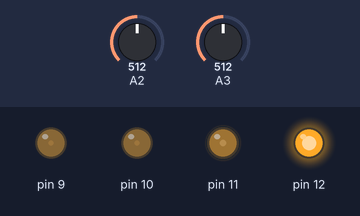
The sketch below on a simulated Arduino Uno, built with avr-gcc and run on an emulated ATmega328P. Parts: output pins drawn as LEDs (lit = HIGH). The inputs (shaded band) are chosen by the test bench; at power-on: A3 = 512, A2 = 512. What the sketch prints to the serial monitor is not drawn.

Above: at 2.8 s.
2.9 s: A3 set to 1023
At 5.6 s:
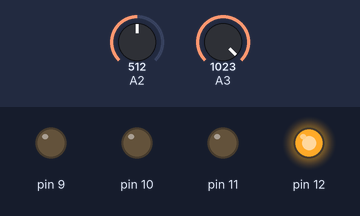
6.6 s: A3 set to 306
At 10.4 s:
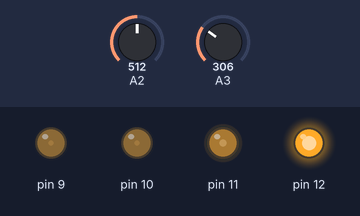
10.7 s: A2 set to 100
13.5 s: A2 set to 89
At 17.0 s:
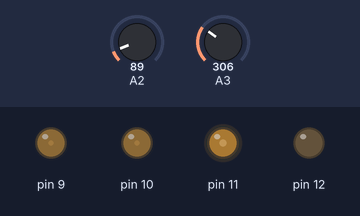
17.9 s: A2 set to 122
At 21.7 s:
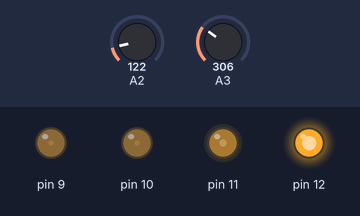
22.0 s: A2 set to 35
At 25.4 s:
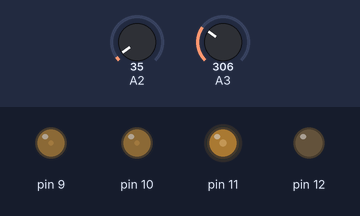
Timing chart, 0 to 26.9 s (numbered marks = the images above; inputs shaded):
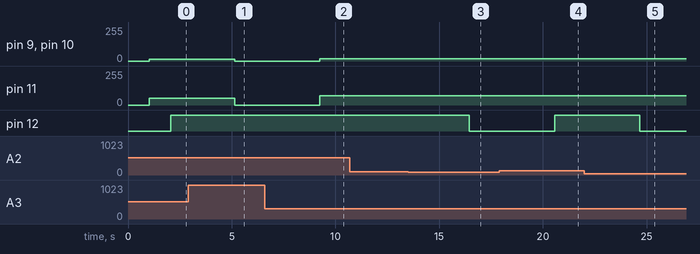

Measured:
- the behaviour switches between 93 and 92 on A2 (found by bisection; images 2 and 3)
- after the input at 2.9 s, pin 9, pin 10: 12/255 → 0/255 after 2.2 s; pin 11: 49/255 → 0/255 after 2.2 s
- after the input at 6.6 s, pin 9, pin 10: 0/255 → 17/255 after 2.7 s; pin 11: 0/255 → 70/255 after 2.7 s
- after the input at 10.7 s, every drawn part: stays the same
- after the input at 13.5 s, pin 12: HIGH → LOW after 3.0 s
- after the input at 17.9 s, pin 12: LOW → HIGH after 2.7 s
- after the input at 22.0 s, pin 12: HIGH → LOW after 2.7 s

The sketch:

main_irrigador.ino
```cpp
#include <stdint.h>
#include <avr/io.h>
#include <util/delay.h>
#include <stdbool.h>
#include <avr/interrupt.h>
#include <leitura_analogica.h>
#include <comunicacao_uart.h>
#include <library_PWM.h>


//#define ENVIAR_COMO_PACOTE
//#define ENVIAR_COMO_STRING

#define INICIADOR_DO_PACOTE_DE_LEITURA 'L'
#define TERMINADOR_DO_PACOTE '\n'

#define SREG_GLOBAL_INT 7

#define ESPERA 1000

////////////
//Estados //
////////////
enum MAQUINA {ler_umidade, ler_temperatura, enviar_dados, ventilando, irrigando, receber_dados, enviar_umidade, enviar_temperatura, controlar_temperatura, controlar_umidade};


/////////////////////////////
//Protocolo de comunicacao //
/////////////////////////////
#define UART_BAUDRATE       9600
#define UART_PACKET_START   '$'
#define UART_PACKET_END     '\n'
#define CMD_HANDSHAKE       'H'
#define CMD_REGAR           'R'
#define CMD_VENTILAR        'V'
#define UART_PACKET_UMID    'U'
#define UART_PACKET_TEMP    'T'
char cmd_from_app;


////////////////
//Global Data //
////////////////
//Leituras//
float temperatura_lida;
uint16_t umidade_lida;
//Controle dos atuadores//
float tempo_regando;
bool estou_regando;
float tempo_ventilando;
bool estou_ventilando;
uint16_t valor_lido_u;
float valor_lido_T;
uint8_t contador_T;
char comando;

char string_umidade[3]; //string que será de fato enviada pela uart, usado no itoa
char string_temperatura[3];

int main (void) {
  uart_init(9600);
  adc_init(AD_REF_5V, AD_PRESCALER_128);
  init_PWM(9);
  DDRB |= (1 << DDB4); // pino digital 12
  enum MAQUINA estado = ler_umidade;
  //enum MAQUINA estado = ler_temperatura;
  //enum MAQUINA estado = controlar_temperatura;
  while (1) {
    if (uart_in_buffer()) {
      comando = uart_read_byte();
      if (comando == 'V'){
        estado = ventilando;
      }else if (comando == 'R'){
        estado = irrigando;
      }else if (comando == 'V'){
        estado = ventilando;
      }
    }
    switch (estado) {

      case ler_umidade:
      SREG  &=  ~(1  <<  SREG_GLOBAL_INT);    //Desabilita as interrupções globais.
      valor_lido_u = adc_read(3);
      umidade_lida = 100 - ((valor_lido_u / 1023.0) * 100);
      itoa(umidade_lida, string_umidade , 10);
      SREG  |=  (1  <<  SREG_GLOBAL_INT);    // Restaura as interrupções globais.
      _delay_ms(25);    //Necessário para que os registradores de leitura analógica se atualizem de forma completa
      //estado = ler_temperatura;
      estado = enviar_umidade;
      break;

      case ler_temperatura:
      SREG  &=  ~(1  <<  SREG_GLOBAL_INT);    //Desabilita as interrupções globais.
      valor_lido_T = adc_read(0); //ATENÇAO Parametro 0 significa porta analogica A2
      temperatura_lida = (valor_lido_T * 0.48875855);
      //temperatura_lida = (valor_lido_T / 1023.0) * 100;
      itoa(temperatura_lida, string_temperatura, 10);
      SREG  |=  (1  <<  SREG_GLOBAL_INT);    // Restaura as interrupções globais.
      _delay_ms(25);
      //estado = ler_umidade;
      //estado = enviar_umidade;
      estado = enviar_temperatura;
      //estado = enviar_dados;
      //estado = controlar_temperatura;
      break;


      case controlar_umidade:
      Pulso_PWM(9, (umidade_lida));
      estado = ler_temperatura;
      break;

      case ventilando:
      PORTB |= (1 << PORT4);
      _delay_ms(2000);
      PORTB &= ~(1 << PORT4);
      estado = ler_umidade;
      break;

      case irrigando:
      Pulso_PWM(9, 250);
      _delay_ms(2000);
      estado = ler_umidade;
      break;


      case controlar_temperatura:
      //SREG  &=  ~(1  <<  SREG_GLOBAL_INT);
      if (temperatura_lida > 45)
      {
        PORTB |= (1 << PORT4);
      } else if (temperatura_lida < 45)
      {
        PORTB &= ~(1 << PORT4);
      }
      //SREG  |=  (1  <<  SREG_GLOBAL_INT);
      //estado = ler_temperatura;
      estado = ler_umidade;
      //estado = controlar_umidade;

      break;

      case enviar_umidade:

      SREG  &=  ~(1  <<  SREG_GLOBAL_INT);
      uart_send_byte(UART_PACKET_START);
      uart_send_byte(UART_PACKET_UMID);
      uart_send_bytes(string_umidade, 2);
      uart_send_byte(UART_PACKET_END);
      SREG  |=  (1  <<  SREG_GLOBAL_INT);

      _delay_ms(ESPERA);
      //estado = enviar_temperatura;
      //estado = ler_temperatura;
      estado = controlar_umidade;
      break;

      case enviar_temperatura:
      SREG  &=  ~(1  <<  SREG_GLOBAL_INT);
      uart_send_byte(UART_PACKET_START);
      uart_send_byte(UART_PACKET_TEMP);
      uart_send_bytes(string_temperatura, 2);
      uart_send_byte(UART_PACKET_END);
      SREG  |=  (1  <<  SREG_GLOBAL_INT);

      _delay_ms(ESPERA);
      //estado = ler_temperatura;
      //estado = ler_umidade;
      estado = controlar_temperatura;
      //estado = controlar_umidade;
      break;

      case receber_dados:
      SREG |= (1 << SREG_GLOBAL_INT);
      estado = ler_umidade;

      break;

    }
  }
}
```

comunicacao_uart.cpp
```cpp
#include "comunicacao_uart.h"

void uart_init(uint32_t baud) {
  uint16_t baud_prescaller = (((F_CPU / (baud * 16UL))) - 1);
  //TODO: explicar esse registradores dps
  UBRR0H = (uint8_t)(baud_prescaller >> 8);
  UBRR0L = (uint8_t)(baud_prescaller);
  UCSR0B = (1 << RXEN0) | (1 << TXEN0);
  UCSR0C = (3 << UCSZ00);
}
uint8_t uart_in_buffer()
{
  return (UCSR0A & (1 << RXC0)); //Retorna 1 quando tem, e 0 quando tem dados do buffer
}

uint8_t uart_read_byte() {
  while (!(UCSR0A & (1 << RXC0)));
  return UDR0;
}

void uart_read_bytes(uint8_t *read_bytes, uint8_t qnt) {
  uint8_t i;
  for (i = 0; i < qnt; i++) {
    read_bytes[i] = uart_read_byte();
  }
}

void uart_send_byte(uint8_t byte_to_send) {
  while (!(UCSR0A & (1 << UDRE0)));
  UDR0 = byte_to_send;
}

void uart_send_bytes(uint8_t *bytes_to_send, uint8_t qnt) {
  uint8_t i;
  for (i = 0; i < qnt; i++) {
    uart_send_byte(bytes_to_send[i]);
  }
}

void uart_send_string(const char *string_to_send) {
  //Todo string termina com '\0'. Exemplo: "Ola!" vale { 'O', 'l', 'a', '!', '\0'}
  while (*string_to_send != '\0') { //Enquanto não chegou no final da string
    uart_send_byte(*string_to_send);
    string_to_send++;
  }
}

void uart_read_string(char *read_string, char terminator = '\n'){
  uint8_t i;
  i = 0;
  while(true){
    read_string[i] = uart_read_byte();
    if(read_string[i] == terminator){
      break;
    }
    i++;
  }
}
```

comunicacao_uart.h
```cpp
/**
  UNIVERSIDADE FEDERAL DE UBERLÂNDIA - UFU
  Autor: Mario Divino Borges Filho
  Data: 16/04/2018
  Git: github.com/alpinista06

  Descrição: Biblioteca para comunicacao UART em bare metal
  utilizando o microcontrolador ATMEGA328P
*/
#ifndef _COMUNICACAO_UART_H_
#define _COMUNICACAO_UART_H_ //Previne quando multiplas inclusões

//////////////////////////////////////
//Dependencias (Outras Bibliotecas) //
//////////////////////////////////////
#include <avr/io.h>
#include <util/delay.h>

///////
// Definicoes //
///////////
#ifndef F_CPU //Se ainda não foi definido, então defina.
#define F_CPU 16000000UL
#endif /*F_CPU*/ //Prevenir que defina 2 vezes.

//////////////////////////
//Funções da Biblioteca //
//////////////////////////

void uart_init(uint32_t baud);

uint8_t uart_read_byte();

void uart_read_bytes(uint8_t *read_bytes, uint8_t qnt);

void uart_send_byte(uint8_t byte_to_send);

void uart_send_bytes(uint8_t *bytes_to_send, uint8_t qnt);

void uart_send_string(const char *string_to_send);

uint8_t uart_in_buffer();
/*
 * read until \0
 */
void uart_read_string(char *read_string, char terminator='\n');
#endif /*_COMUNICACAO_UART_H_*/
```

leitura_analogica.cpp
```cpp
#include "leitura_analogica.h"


//Testes automatizados

void adc_debugger_teste_configura() {


  ADMUX |= ((1 << REFS0) | (1 << MUX0)); //Configura a tensao de referencia como interna do arduino
  //Habilita a porta analogica PC1(A0) a fazer a conversão como
  ADCSRA |= ((1 << ADEN) | (1 << ADPS2) | (1 << ADPS1) | (1 << ADPS0)); //Habilita a conversão AD
  //Seta o prescaler como 128, valor tabelado
  DDRB |= ((1 << DDB2) | (1 << DDB1) | (1 << DDB0));  //Seta portas digitais como sendo saida
  DDRC &= ~(1 << DDC1);   //Seta a porta analogica como entrada
}

uint16_t adc_debugger_teste_leitura() {

  ADCSRA |= (1 << ADSC);  //Inicia a conversão AD, emqunto este bit for 1 a conversão ainda não terminou
  uint8_t alto, baixo;
  while (ADCSRA & (1 << ADSC)); //Aguarda o bit ADSC se tornar 0, neste momento a conversão terminou e o valor pode ser lido
  baixo = ADCL; //Este bit deve ser lido primeiro para que ñ impessa a leitura do proximo
  alto = ADCH;  //Este bit deve ser lido por ultimo
  return ((alto << 8) | baixo); //Como a conversão AD é de apenas 10 bits os bits que recebem os resultados devem ser combinados em uma palavra de 10 bits
}

/**
funcao para selecionar a porta do conversor AD
NOTE: funciona so pra porta A1
@param pino_adc porta selecionada
*/
void adc_init(ad_ref referencia_adc, ad_prescaler prescaler_adc) {

  switch (referencia_adc) {
    case AD_REF_5V:
    ADMUX |= (1 << REFS0); //Tensão de referencia como default( 5V no caso do arduino uno)
    break;
    case AD_REF_INTERNAL_1_1V:
    ADMUX |= (1 << REFS1) | (1 << REFS0);   //Tensão de referencia interna (1.1V no caso do arduino uno)
    break;
    default:
    ADMUX |= (1 << REFS0); //Tensão de referencia como default( 5V no caso do arduino uno)
    break;

  }
  switch (prescaler_adc) {
    case AD_PRESCALER_2:
    ADCSRA |= (1 << ADPS0);   //Configurando o prescaler como 8
    break;
    case AD_PRESCALER_4:
    ADCSRA |= (1 << ADPS1);
    break;
    case AD_PRESCALER_8:
    ADCSRA |= (1 << ADPS1) | (1 << ADPS1);
    break;
    case AD_PRESCALER_16:
    ADCSRA |= (1 << ADPS2);
    break;
    case AD_PRESCALER_32:
    ADCSRA |= (1 << ADPS2) | (1 << ADPS0);
    break;
    case AD_PRESCALER_64:
    ADCSRA |= (1 << ADPS2) | (1 << ADPS1);
    break;
    case AD_PRESCALER_128:
    ADCSRA |= (1 << ADPS0) | (1 << ADPS1) | (1 << ADPS2);
    break;
    default:
    ADCSRA |= (1 << ADPS0) | (1 << ADPS1) | (1 << ADPS2);
    break;
  }
  ADCSRA |= (1 << ADEN);

}

/**
[realizar_leitura AD]
@param  u8_pino_adc [Recebe o pino em que a leitura AD será realizada]
@return          [Retorna a variável com um valor de leitura AD]
*/
uint16_t adc_read(uint8_t u8_pino_adc) {
  uint8_t alto, baixo;
  switch (u8_pino_adc) {
    case 0:
    DDRC &= ~(1 << DDC0); //Setting arduino port A0 like INPUT
    ADMUX &= ~(1 << MUX0);

    ADCSRA |= (1 << ADSC);  //Inicia a conversão AD, emqunto este bit for 1 a conversão ainda não terminou
    while (ADCSRA & (1 << ADSC)); //Aguarda o bit ADSC se tornar 0, neste momento a conversão terminou e o valor pode ser lido
    baixo = ADCL; //Este bit deve ser lido primeiro para que ñ impessa a leitura do proximo
    alto = ADCH;  //Este bit deve ser lido por ultimo
    return ((alto << 8) | baixo); //Como a conversão AD é de apenas 10 bits os bits que recebem os resultados devem ser combinados em uma palavra de 10 bits


    break;
    case 1:
    DDRC &= ~(1 << DDC1); //Setting arduino port A1 like INPUT
    ADMUX |= (1 << MUX0);
    ADCSRA |= (1 << ADSC);  //Inicia a conversão AD, emqunto este bit for 1 a conversão ainda não terminou
    while (ADCSRA & (1 << ADSC)); //Aguarda o bit ADSC se tornar 0, neste momento a conversão terminou e o valor pode ser lido
    baixo = ADCL; //Este bit deve ser lido primeiro para que ñ impessa a leitura do proximo
    alto = ADCH;  //Este bit deve ser lido por ultimo
    return ((alto << 8) | baixo); //Como a conversão AD é de apenas 10 bits os bits que recebem os resultados devem ser combinados em uma palavra de 10 bits


    break;
    case 2:
    DDRC &= ~(1 << DDC2); //Setting arduino port A2 like INPUT
    ADMUX |= (1 << MUX1);

    ADCSRA |= (1 << ADSC);  //Inicia a conversão AD, emqunto este bit for 1 a conversão ainda não terminou
    while (ADCSRA & (1 << ADSC)); //Aguarda o bit ADSC se tornar 0, neste momento a conversão terminou e o valor pode ser lido
    baixo = ADCL; //Este bit deve ser lido primeiro para que ñ impessa a leitura do proximo
    alto = ADCH;  //Este bit deve ser lido por ultimo
    return ((alto << 8) | baixo); //Como a conversão AD é de apenas 10 bits os bits que recebem os resultados devem ser combinados em uma palavra de 10 bits


    break;
    case 3:
    DDRC &= ~(1 << DDC3); //Setting arduino port A3 like INPUT
    ADMUX |= (1 << MUX0) | (1 << MUX1);

    ADCSRA |= (1 << ADSC);  //Inicia a conversão AD, emqunto este bit for 1 a conversão ainda não terminou
    while (ADCSRA & (1 << ADSC)); //Aguarda o bit ADSC se tornar 0, neste momento a conversão terminou e o valor pode ser lido
    baixo = ADCL; //Este bit deve ser lido primeiro para que ñ impessa a leitura do proximo
    alto = ADCH;  //Este bit deve ser lido por ultimo
    return ((alto << 8) | baixo); //Como a conversão AD é de apenas 10 bits os bits que recebem os resultados devem ser combinados em uma palavra de 10 bits


    break;
    case 4:
    DDRC &= ~(1 << DDC4); //Setting arduino port A4 like INPUT
    ADMUX |= (1 << MUX2);

    ADCSRA |= (1 << ADSC);  //Inicia a conversão AD, emqunto este bit for 1 a conversão ainda não terminou
    while (ADCSRA & (1 << ADSC)); //Aguarda o bit ADSC se tornar 0, neste momento a conversão terminou e o valor pode ser lido
    baixo = ADCL; //Este bit deve ser lido primeiro para que ñ impessa a leitura do proximo
    alto = ADCH;  //Este bit deve ser lido por ultimo
    return ((alto << 8) | baixo); //Como a conversão AD é de apenas 10 bits os bits que recebem os resultados devem ser combinados em uma palavra de 10 bits


    break;
    case 5:
    DDRC &= ~(1 << DDC5); //Setting arduino port A5 like INPUT
    ADMUX |= (1 << MUX2) | (1 << MUX0);

    ADCSRA |= (1 << ADSC);  //Inicia a conversão AD, emqunto este bit for 1 a conversão ainda não terminou
    while (ADCSRA & (1 << ADSC)); //Aguarda o bit ADSC se tornar 0, neste momento a conversão terminou e o valor pode ser lido
    baixo = ADCL; //Este bit deve ser lido primeiro para que ñ impessa a leitura do proximo
    alto = ADCH;  //Este bit deve ser lido por ultimo
    return ((alto << 8) | baixo); //Como a conversão AD é de apenas 10 bits os bits que recebem os resultados devem ser combinados em uma palavra de 10 bits


    break;
    default:
    DDRC &= ~(1 << DDC0); //Setting arduino port A0 like INPUT
    ADMUX &= ~(1 << MUX0);

    ADCSRA |= (1 << ADSC);  //Inicia a conversão AD, emqunto este bit for 1 a conversão ainda não terminou
    while (ADCSRA & (1 << ADSC)); //Aguarda o bit ADSC se tornar 0, neste momento a conversão terminou e o valor pode ser lido
    baixo = ADCL; //Este bit deve ser lido primeiro para que ñ impessa a leitura do proximo
    alto = ADCH;  //Este bit deve ser lido por ultimo
    return ((alto << 8) | baixo); //Como a conversão AD é de apenas 10 bits os bits que recebem os resultados devem ser combinados em uma palavra de 10 bits


    break;
    ADMUX &= ~(1 << ADLAR);
  }
}
```

leitura_analogica.h
```cpp
/**
  UNIVERSIDADE FEDERAL DE UBERLÂNDIA - UFU
  Autor: Mario Divino Borges Filho
  Data: 16/04/2018
  Git: github.com/alpinista06

  Descrição: Biblioteca para leitura analógica em bare metal
  utilizando o microcontrolador ATMEGA328P
*/
#ifndef _LEITURA_ANALOGICA_H_
#define _LEITURA_ANALOGICA_H_ //Previne quando multiplas inclusões

//////////////////////////////////////
//Dependencias (Outras Bibliotecas) //
//////////////////////////////////////
#include <avr/io.h>
#include <util/delay.h>

///////////////////
//Tipos de dados //
///////////////////

typedef enum {
  AD_REF_5V,
  AD_REF_INTERNAL_1_1V,
  AD_REF_EXTERNAL
} ad_ref;

typedef enum {
  AD_PRESCALER_2,
  AD_PRESCALER_4,
  AD_PRESCALER_8,
  AD_PRESCALER_16,
  AD_PRESCALER_32,
  AD_PRESCALER_64,
  AD_PRESCALER_128
} ad_prescaler;

//////////////////////////
//Funções da Biblioteca //
//////////////////////////

/**
   [configura_porta description]
   @param u8_pino_adc [Configura a porta analógica à qual a leitura será realizada, default porta A0]
   @param u8_referencia_adc [Configura a tensão de referencia para a conversão, default referencia interna]
   @param u8_prescaler_adc [Configura o prescaler da conversão, default 128]
*/
void adc_init(ad_ref referencia_adc, ad_prescaler prescaler_adc);

/**
   [realizar_leitura analógica]
   @param u8_pino_adc [Recebe o pino em que se deseja realizar a leitura AD]
   @return          [retorna o resultado da conversão AD]
*/
uint16_t adc_read(uint8_t u8_pino_adc);

void adc_debugger_teste_configura();
uint16_t adc_debugger_teste_leitura();

#endif /*_LEITURA_ANALOGICA_H_*/
```

library_PWM.h
```cpp
/**
  UNIVERSIDADE FEDERAL DE UBERLÂNDIA - UFU
  Autores: Mario Divino Borges Filho
          Thales Silva Rodrigues
  Data: 21/04/2018
  Git: github.com/alpinista06

  Descrição: Biblioteca para escrita de PWM em bare metal
  utilizando o microcontrolador ATMEGA328P
*/
#ifndef library_PWM_H_
#define library_PWM_H_ //Previne quando multiplas inclusões

//////////////////////////////////////
//Dependencias (Outras Bibliotecas) //
//////////////////////////////////////
#include <avr/io.h>
#include <stdio.h>
#include <util/delay.h>


//////////////////
//Tipos de dados//
/////////////////

typedef enum {
  PWM_prescaler_1,
  PWM_prescaler_8,
  PWM_prescaler_64,
  PWM_prescaler_256,
  PWM_prescaler_1024
} pwm_prescaler;

//////////////////////////
//Funções da Biblioteca //
//////////////////////////

/**
  [configura_porta description]
  @param u8_pino_adc [Configura a porta analógica à qual a leitura será realizada, default porta A0]
  @param u8_referencia_adc [Configura a tensão de referencia para a conversão, default referencia interna]
  @param u8_prescaler_adc [Configura o prescaler da conversão, default 128]
*/
void init_PWM(uint8_t u8_pino_pwm);


/**
  [escrita analógica]
  @param u8_pino_PWM [Seta o pino em que o pulso será escrito]
  @param u8_Valor [Recee o valor que será controla o duty cycle do PWM]
  @return          [Sem retorno]
*/
void Pulso_PWM(uint8_t u8_pino_PWM, uint8_t u8_Valor );

void debbuger_init_PWM();
void debbuger_write_PWM(uint16_t VALOR);

#endif /*_LEITURA_ANALOGICA_H_*/
```

Source omitted: library_PWM.cpp (3426 bytes)
